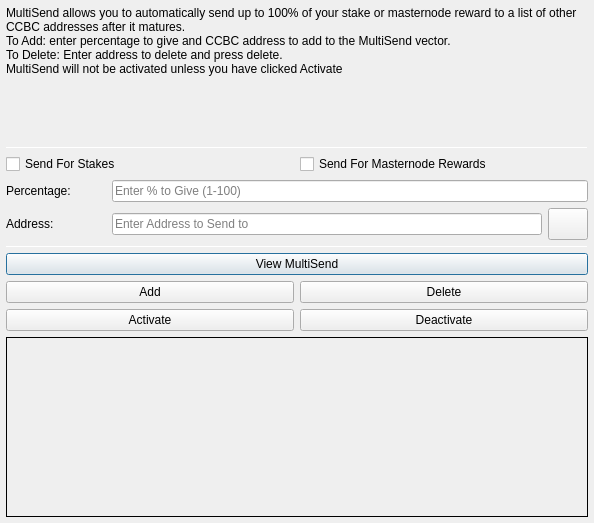
<?xml version="1.0" encoding="UTF-8"?>
<ui version="4.0">
 <class>MultiSendDialog</class>
 <widget class="QDialog" name="MultiSendDialog">
  <property name="windowModality">
   <enum>Qt::NonModal</enum>
  </property>
  <property name="geometry">
   <rect>
    <x>0</x>
    <y>0</y>
    <width>594</width>
    <height>523</height>
   </rect>
  </property>
  <property name="windowTitle">
   <string>MultiSend</string>
  </property>
  <layout class="QVBoxLayout" name="verticalLayout" stretch="0">
   <property name="leftMargin">
    <number>6</number>
   </property>
   <property name="topMargin">
    <number>6</number>
   </property>
   <property name="rightMargin">
    <number>6</number>
   </property>
   <property name="bottomMargin">
    <number>6</number>
   </property>
   <item>
    <layout class="QVBoxLayout" name="verticalLayout_Main" stretch="1,1,1,1,1,1">
     <item>
      <widget class="QLabel" name="label_2">
       <property name="lineWidth">
        <number>1</number>
       </property>
       <property name="text">
        <string>MultiSend allows you to automatically send up to 100% of your stake or masternode reward to a list of other CCBC addresses after it matures.
To Add: enter percentage to give and CCBC address to add to the MultiSend vector.
To Delete: Enter address to delete and press delete.
MultiSend will not be activated unless you have clicked Activate</string>
       </property>
       <property name="alignment">
        <set>Qt::AlignLeading|Qt::AlignLeft|Qt::AlignTop</set>
       </property>
       <property name="wordWrap">
        <bool>true</bool>
       </property>
      </widget>
     </item>
     <item>
      <widget class="Line" name="line">
       <property name="minimumSize">
        <size>
         <width>0</width>
         <height>1</height>
        </size>
       </property>
       <property name="maximumSize">
        <size>
         <width>16777215</width>
         <height>1</height>
        </size>
       </property>
       <property name="orientation">
        <enum>Qt::Horizontal</enum>
       </property>
      </widget>
     </item>
     <item>
      <layout class="QVBoxLayout" name="verticalLayout_Settings">
       <item>
        <layout class="QHBoxLayout" name="horizontalLayout">
         <item>
          <widget class="QCheckBox" name="multiSendStakeCheckBox">
           <property name="text">
            <string>Send For Stakes</string>
           </property>
          </widget>
         </item>
         <item>
          <widget class="QCheckBox" name="multiSendMasternodeCheckBox">
           <property name="text">
            <string>Send For Masternode Rewards</string>
           </property>
          </widget>
         </item>
        </layout>
       </item>
       <item>
        <layout class="QHBoxLayout" name="horizontalLayout_6">
         <item>
          <widget class="QLabel" name="label">
           <property name="minimumSize">
            <size>
             <width>100</width>
             <height>0</height>
            </size>
           </property>
           <property name="toolTip">
            <string>Percentage of stake to send</string>
           </property>
           <property name="text">
            <string>Percentage:</string>
           </property>
          </widget>
         </item>
         <item>
          <widget class="QLineEdit" name="multiSendPercentEdit">
           <property name="toolTip">
            <string>Enter whole numbers 1 - 100</string>
           </property>
           <property name="placeholderText">
            <string>Enter % to Give (1-100)</string>
           </property>
          </widget>
         </item>
        </layout>
       </item>
       <item>
        <layout class="QHBoxLayout" name="horizontalLayout_7">
         <item>
          <widget class="QLabel" name="label_5">
           <property name="minimumSize">
            <size>
             <width>100</width>
             <height>0</height>
            </size>
           </property>
           <property name="toolTip">
            <string>Address to send portion of stake to</string>
           </property>
           <property name="text">
            <string>Address:</string>
           </property>
          </widget>
         </item>
         <item>
          <widget class="QLineEdit" name="multiSendAddressEdit">
           <property name="toolTip">
            <string/>
           </property>
           <property name="placeholderText">
            <string>Enter Address to Send to</string>
           </property>
          </widget>
         </item>
         <item>
          <widget class="QPushButton" name="addressBookButton">
           <property name="maximumSize">
            <size>
             <width>16777215</width>
             <height>32</height>
            </size>
           </property>
           <property name="toolTip">
            <string>Choose an address from the address book</string>
           </property>
           <property name="text">
            <string/>
           </property>
           <property name="icon">
            <iconset resource="../Cryptocashback.qrc">
             <normaloff>:/icons/address-book</normaloff>:/icons/address-book</iconset>
           </property>
           <property name="shortcut">
            <string>Alt+A</string>
           </property>
           <property name="autoDefault">
            <bool>false</bool>
           </property>
          </widget>
         </item>
        </layout>
       </item>
      </layout>
     </item>
     <item>
      <widget class="Line" name="line_2">
       <property name="minimumSize">
        <size>
         <width>0</width>
         <height>1</height>
        </size>
       </property>
       <property name="maximumSize">
        <size>
         <width>16777215</width>
         <height>1</height>
        </size>
       </property>
       <property name="orientation">
        <enum>Qt::Horizontal</enum>
       </property>
      </widget>
     </item>
     <item>
      <layout class="QVBoxLayout" name="verticalLayout_Buttons">
       <item>
        <layout class="QHBoxLayout" name="horizontalLayout_4">
         <item>
          <widget class="QPushButton" name="viewButton">
           <property name="toolTip">
            <string/>
           </property>
           <property name="statusTip">
            <string>View MultiSend Vector</string>
           </property>
           <property name="text">
            <string>View MultiSend</string>
           </property>
          </widget>
         </item>
        </layout>
       </item>
       <item>
        <layout class="QHBoxLayout" name="horizontalLayout_2">
         <item>
          <widget class="QPushButton" name="addButton">
           <property name="toolTip">
            <string/>
           </property>
           <property name="statusTip">
            <string>Add to MultiSend Vector</string>
           </property>
           <property name="text">
            <string>Add</string>
           </property>
          </widget>
         </item>
         <item>
          <widget class="QPushButton" name="deleteButton">
           <property name="toolTip">
            <string/>
           </property>
           <property name="statusTip">
            <string>Delete Address From MultiSend Vector</string>
           </property>
           <property name="text">
            <string>Delete</string>
           </property>
          </widget>
         </item>
        </layout>
       </item>
       <item>
        <layout class="QHBoxLayout" name="horizontalLayout_5">
         <item>
          <widget class="QPushButton" name="activateButton">
           <property name="statusTip">
            <string>Activate MultiSend</string>
           </property>
           <property name="text">
            <string>Activate</string>
           </property>
          </widget>
         </item>
         <item>
          <widget class="QPushButton" name="disableButton">
           <property name="statusTip">
            <string>Deactivate MultiSend</string>
           </property>
           <property name="text">
            <string>Deactivate</string>
           </property>
          </widget>
         </item>
        </layout>
       </item>
      </layout>
     </item>
     <item>
      <widget class="QLabel" name="message">
       <property name="minimumSize">
        <size>
         <width>0</width>
         <height>180</height>
        </size>
       </property>
       <property name="frameShape">
        <enum>QFrame::Panel</enum>
       </property>
       <property name="frameShadow">
        <enum>QFrame::Plain</enum>
       </property>
       <property name="lineWidth">
        <number>1</number>
       </property>
       <property name="midLineWidth">
        <number>1</number>
       </property>
       <property name="text">
        <string/>
       </property>
       <property name="alignment">
        <set>Qt::AlignLeading|Qt::AlignLeft|Qt::AlignTop</set>
       </property>
       <property name="wordWrap">
        <bool>true</bool>
       </property>
      </widget>
     </item>
    </layout>
   </item>
  </layout>
 </widget>
 <resources>
  <include location="../Cryptocashback.qrc"/>
 </resources>
 <connections/>
</ui>
